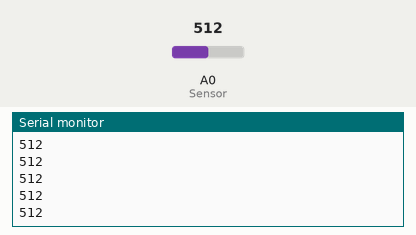
Recording of a sketch running on a simulated Arduino Uno, built with avr-gcc and run on an emulated ATmega328P. Shown: the last lines printed to the serial monitor. Inputs (shaded band) come from the test bench; at power-on: A0 (Sensor) = 512.

Above: at 1.2 s.
1.3 s: A0 (Sensor) set to 716
At 1.31 s:
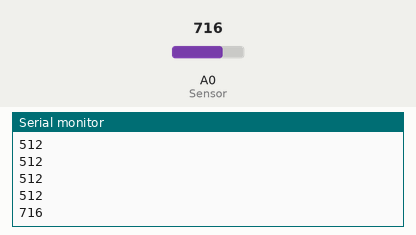
2.8 s: A0 (Sensor) set to 900
At 2.81 s:
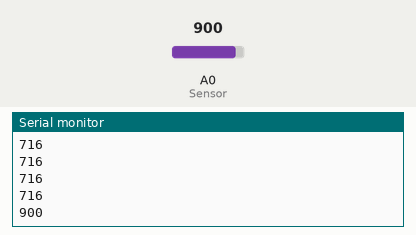
Timing chart, 0 to 5.8 s (numbered marks = the images above; inputs shaded):
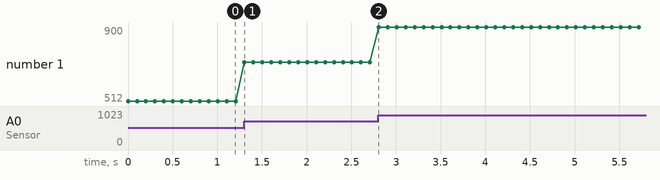

Measured:
- after the input at 1.3 s, the serial monitor: prints a new line at once (image 1)
- after the input at 2.8 s, the serial monitor: prints a new line at once (image 2)
- plotted number 1: 512 → 716 after the input at 1.3 s, 716 → 900 after the input at 2.8 s

The sketch:

Gas_sensor.ino
```cpp
int Sensor = A0;        // connecting sensor to analog port
int SensorVal;          // variable to store value

void setup()
{
  pinMode(Sensor, INPUT);    // sensor is set a input
  Serial.begin(9600);        // baud rate set
}
void loop()
{
  SensorVal = analogRead(Sensor);     //reading the value from sensor
  Serial.println(SensorVal);          // print in the serial monitor
  delay(100);
}
```
